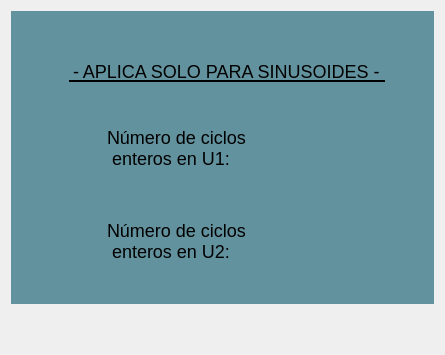
                <widget class="QWidget" name="tab_22">
                 <attribute name="title">
                  <string>Número de ciclos</string>
                 </attribute>
                 <layout class="QGridLayout" name="gridLayout_14">
                  <item row="0" column="0">
                   <widget class="QFrame" name="frame_14">
                    <property name="minimumSize">
                     <size>
                      <width>0</width>
                      <height>175</height>
                     </size>
                    </property>
                    <property name="styleSheet">
                     <string notr="true">QFrame{
	background-color: rgb(98, 146, 158);
	border: none;
}</string>
                    </property>
                    <property name="frameShape">
                     <enum>QFrame::StyledPanel</enum>
                    </property>
                    <property name="frameShadow">
                     <enum>QFrame::Raised</enum>
                    </property>
                    <layout class="QGridLayout" name="gridLayout_11">
                     <property name="topMargin">
                      <number>1</number>
                     </property>
                     <property name="bottomMargin">
                      <number>0</number>
                     </property>
                     <item row="1" column="0">
                      <widget class="QFrame" name="frame_40">
                       <property name="minimumSize">
                        <size>
                         <width>310</width>
                         <height>30</height>
                        </size>
                       </property>
                       <property name="maximumSize">
                        <size>
                         <width>16777215</width>
                         <height>30</height>
                        </size>
                       </property>
                       <property name="frameShape">
                        <enum>QFrame::StyledPanel</enum>
                       </property>
                       <property name="frameShadow">
                        <enum>QFrame::Raised</enum>
                       </property>
                       <layout class="QGridLayout" name="gridLayout_27">
                        <property name="topMargin">
                         <number>0</number>
                        </property>
                        <property name="rightMargin">
                         <number>0</number>
                        </property>
                        <property name="bottomMargin">
                         <number>0</number>
                        </property>
                        <item row="1" column="1">
                         <widget class="QLabel" name="label_101">
                          <property name="minimumSize">
                           <size>
                            <width>290</width>
                            <height>20</height>
                           </size>
                          </property>
                          <property name="maximumSize">
                           <size>
                            <width>16777215</width>
                            <height>20</height>
                           </size>
                          </property>
                          <property name="styleSheet">
                           <string notr="true">QLabel{
qproperty-alignment: AlignCenter;
font-size: 18px;
border: none;
border-bottom: 2px solid black;
background-color: transparent;
}</string>
                          </property>
                          <property name="text">
                           <string>- APLICA SOLO PARA SINUSOIDES -</string>
                          </property>
                         </widget>
                        </item>
                        <item row="1" column="2">
                         <spacer name="horizontalSpacer_15">
                          <property name="orientation">
                           <enum>Qt::Horizontal</enum>
                          </property>
                          <property name="sizeHint" stdset="0">
                           <size>
                            <width>40</width>
                            <height>20</height>
                           </size>
                          </property>
                         </spacer>
                        </item>
                        <item row="0" column="1">
                         <spacer name="verticalSpacer_4">
                          <property name="orientation">
                           <enum>Qt::Vertical</enum>
                          </property>
                          <property name="sizeHint" stdset="0">
                           <size>
                            <width>20</width>
                            <height>40</height>
                           </size>
                          </property>
                         </spacer>
                        </item>
                        <item row="1" column="0">
                         <spacer name="horizontalSpacer_14">
                          <property name="orientation">
                           <enum>Qt::Horizontal</enum>
                          </property>
                          <property name="sizeHint" stdset="0">
                           <size>
                            <width>40</width>
                            <height>20</height>
                           </size>
                          </property>
                         </spacer>
                        </item>
                       </layout>
                      </widget>
                     </item>
                     <item row="5" column="0">
                      <widget class="QFrame" name="frame_44">
                       <property name="minimumSize">
                        <size>
                         <width>300</width>
                         <height>45</height>
                        </size>
                       </property>
                       <property name="maximumSize">
                        <size>
                         <width>16777215</width>
                         <height>45</height>
                        </size>
                       </property>
                       <property name="frameShape">
                        <enum>QFrame::StyledPanel</enum>
                       </property>
                       <property name="frameShadow">
                        <enum>QFrame::Raised</enum>
                       </property>
                       <layout class="QGridLayout" name="gridLayout_20">
                        <property name="topMargin">
                         <number>0</number>
                        </property>
                        <property name="bottomMargin">
                         <number>0</number>
                        </property>
                        <item row="0" column="3">
                         <spacer name="horizontalSpacer_13">
                          <property name="orientation">
                           <enum>Qt::Horizontal</enum>
                          </property>
                          <property name="sizeHint" stdset="0">
                           <size>
                            <width>40</width>
                            <height>20</height>
                           </size>
                          </property>
                         </spacer>
                        </item>
                        <item row="0" column="0">
                         <spacer name="horizontalSpacer_12">
                          <property name="orientation">
                           <enum>Qt::Horizontal</enum>
                          </property>
                          <property name="sizeHint" stdset="0">
                           <size>
                            <width>40</width>
                            <height>20</height>
                           </size>
                          </property>
                         </spacer>
                        </item>
                        <item row="0" column="2">
                         <widget class="QFrame" name="frame_51">
                          <property name="minimumSize">
                           <size>
                            <width>75</width>
                            <height>40</height>
                           </size>
                          </property>
                          <property name="maximumSize">
                           <size>
                            <width>75</width>
                            <height>40</height>
                           </size>
                          </property>
                          <property name="frameShape">
                           <enum>QFrame::StyledPanel</enum>
                          </property>
                          <property name="frameShadow">
                           <enum>QFrame::Raised</enum>
                          </property>
                          <layout class="QHBoxLayout" name="horizontalLayout_4">
                           <property name="spacing">
                            <number>0</number>
                           </property>
                           <property name="leftMargin">
                            <number>0</number>
                           </property>
                           <property name="topMargin">
                            <number>0</number>
                           </property>
                           <property name="rightMargin">
                            <number>0</number>
                           </property>
                           <property name="bottomMargin">
                            <number>0</number>
                           </property>
                           <item>
                            <widget class="QLabel" name="NumCiclosS2">
                             <property name="minimumSize">
                              <size>
                               <width>40</width>
                               <height>40</height>
                              </size>
                             </property>
                             <property name="maximumSize">
                              <size>
                               <width>40</width>
                               <height>40</height>
                              </size>
                             </property>
                             <property name="styleSheet">
                              <string notr="true">QLabel{
border: none;
}</string>
                             </property>
                             <property name="text">
                              <string/>
                             </property>
                             <property name="pixmap">
                              <pixmap>../GUI Tesis/Empty.png</pixmap>
                             </property>
                             <property name="scaledContents">
                              <bool>true</bool>
                             </property>
                            </widget>
                           </item>
                          </layout>
                         </widget>
                        </item>
                        <item row="0" column="1">
                         <widget class="QFrame" name="frame_50">
                          <property name="minimumSize">
                           <size>
                            <width>150</width>
                            <height>40</height>
                           </size>
                          </property>
                          <property name="maximumSize">
                           <size>
                            <width>150</width>
                            <height>40</height>
                           </size>
                          </property>
                          <property name="frameShape">
                           <enum>QFrame::StyledPanel</enum>
                          </property>
                          <property name="frameShadow">
                           <enum>QFrame::Raised</enum>
                          </property>
                          <widget class="QLabel" name="label_106">
                           <property name="geometry">
                            <rect>
                             <x>0</x>
                             <y>0</y>
                             <width>140</width>
                             <height>40</height>
                            </rect>
                           </property>
                           <property name="minimumSize">
                            <size>
                             <width>140</width>
                             <height>40</height>
                            </size>
                           </property>
                           <property name="maximumSize">
                            <size>
                             <width>120</width>
                             <height>40</height>
                            </size>
                           </property>
                           <property name="styleSheet">
                            <string notr="true">QLabel{
qproperty-alignment: AlignCenter;
font-size: 18px;
border: none;
background-color: transparent
}</string>
                           </property>
                           <property name="text">
                            <string>Número de ciclos 
 enteros en U2: </string>
                           </property>
                          </widget>
                         </widget>
                        </item>
                       </layout>
                      </widget>
                     </item>
                     <item row="3" column="0">
                      <widget class="QFrame" name="frame_43">
                       <property name="minimumSize">
                        <size>
                         <width>300</width>
                         <height>45</height>
                        </size>
                       </property>
                       <property name="maximumSize">
                        <size>
                         <width>16777215</width>
                         <height>45</height>
                        </size>
                       </property>
                       <property name="frameShape">
                        <enum>QFrame::StyledPanel</enum>
                       </property>
                       <property name="frameShadow">
                        <enum>QFrame::Raised</enum>
                       </property>
                       <layout class="QGridLayout" name="gridLayout_10">
                        <property name="topMargin">
                         <number>0</number>
                        </property>
                        <property name="bottomMargin">
                         <number>0</number>
                        </property>
                        <item row="0" column="0">
                         <spacer name="horizontalSpacer">
                          <property name="orientation">
                           <enum>Qt::Horizontal</enum>
                          </property>
                          <property name="sizeHint" stdset="0">
                           <size>
                            <width>40</width>
                            <height>20</height>
                           </size>
                          </property>
                         </spacer>
                        </item>
                        <item row="1" column="1">
                         <spacer name="verticalSpacer_10">
                          <property name="orientation">
                           <enum>Qt::Vertical</enum>
                          </property>
                          <property name="sizeHint" stdset="0">
                           <size>
                            <width>20</width>
                            <height>40</height>
                           </size>
                          </property>
                         </spacer>
                        </item>
                        <item row="0" column="3">
                         <spacer name="horizontalSpacer_6">
                          <property name="orientation">
                           <enum>Qt::Horizontal</enum>
                          </property>
                          <property name="sizeHint" stdset="0">
                           <size>
                            <width>40</width>
                            <height>20</height>
                           </size>
                          </property>
                         </spacer>
                        </item>
                        <item row="0" column="2">
                         <widget class="QFrame" name="frame_42">
                          <property name="minimumSize">
                           <size>
                            <width>75</width>
                            <height>40</height>
                           </size>
                          </property>
                          <property name="maximumSize">
                           <size>
                            <width>75</width>
                            <height>40</height>
                           </size>
                          </property>
                          <property name="frameShape">
                           <enum>QFrame::StyledPanel</enum>
                          </property>
                          <property name="frameShadow">
                           <enum>QFrame::Raised</enum>
                          </property>
                          <layout class="QHBoxLayout" name="horizontalLayout_2">
                           <property name="spacing">
                            <number>0</number>
                           </property>
                           <property name="leftMargin">
                            <number>0</number>
                           </property>
                           <property name="topMargin">
                            <number>0</number>
                           </property>
                           <property name="rightMargin">
                            <number>0</number>
                           </property>
                           <property name="bottomMargin">
                            <number>0</number>
                           </property>
                           <item>
                            <widget class="QLabel" name="NumCiclosS1">
                             <property name="minimumSize">
                              <size>
                               <width>40</width>
                               <height>40</height>
                              </size>
                             </property>
                             <property name="maximumSize">
                              <size>
                               <width>40</width>
                               <height>40</height>
                              </size>
                             </property>
                             <property name="styleSheet">
                              <string notr="true">QLabel{
border: none;
}</string>
                             </property>
                             <property name="text">
                              <string/>
                             </property>
                             <property name="pixmap">
                              <pixmap>../GUI Tesis/Empty.png</pixmap>
                             </property>
                             <property name="scaledContents">
                              <bool>true</bool>
                             </property>
                             <property name="alignment">
                              <set>Qt::AlignCenter</set>
                             </property>
                            </widget>
                           </item>
                          </layout>
                         </widget>
                        </item>
                        <item row="0" column="1">
                         <widget class="QFrame" name="frame_41">
                          <property name="minimumSize">
                           <size>
                            <width>150</width>
                            <height>40</height>
                           </size>
                          </property>
                          <property name="maximumSize">
                           <size>
                            <width>150</width>
                            <height>40</height>
                           </size>
                          </property>
                          <property name="frameShape">
                           <enum>QFrame::StyledPanel</enum>
                          </property>
                          <property name="frameShadow">
                           <enum>QFrame::Raised</enum>
                          </property>
                          <widget class="QLabel" name="label_102">
                           <property name="geometry">
                            <rect>
                             <x>0</x>
                             <y>0</y>
                             <width>140</width>
                             <height>40</height>
                            </rect>
                           </property>
                           <property name="minimumSize">
                            <size>
                             <width>140</width>
                             <height>40</height>
                            </size>
                           </property>
                           <property name="maximumSize">
                            <size>
                             <width>120</width>
                             <height>40</height>
                            </size>
                           </property>
                           <property name="styleSheet">
                            <string notr="true">QLabel{
qproperty-alignment: AlignCenter;
font-size: 18px;
border: none;
background-color: transparent
}</string>
                           </property>
                           <property name="text">
                            <string>Número de ciclos 
 enteros en U1: </string>
                           </property>
                          </widget>
                         </widget>
                        </item>
                       </layout>
                      </widget>
                     </item>
                     <item row="0" column="0">
                      <spacer name="verticalSpacer_14">
                       <property name="orientation">
                        <enum>Qt::Vertical</enum>
                       </property>
                       <property name="sizeHint" stdset="0">
                        <size>
                         <width>20</width>
                         <height>40</height>
                        </size>
                       </property>
                      </spacer>
                     </item>
                     <item row="6" column="0">
                      <spacer name="verticalSpacer_5">
                       <property name="orientation">
                        <enum>Qt::Vertical</enum>
                       </property>
                       <property name="sizeHint" stdset="0">
                        <size>
                         <width>20</width>
                         <height>40</height>
                        </size>
                       </property>
                      </spacer>
                     </item>
                     <item row="2" column="0">
                      <spacer name="verticalSpacer_15">
                       <property name="orientation">
                        <enum>Qt::Vertical</enum>
                       </property>
                       <property name="sizeHint" stdset="0">
                        <size>
                         <width>20</width>
                         <height>40</height>
                        </size>
                       </property>
                      </spacer>
                     </item>
                     <item row="4" column="0">
                      <spacer name="verticalSpacer_20">
                       <property name="orientation">
                        <enum>Qt::Vertical</enum>
                       </property>
                       <property name="sizeHint" stdset="0">
                        <size>
                         <width>20</width>
                         <height>40</height>
                        </size>
                       </property>
                      </spacer>
                     </item>
                    </layout>
                   </widget>
                  </item>
                  <item row="1" column="0">
                   <spacer name="verticalSpacer_21">
                    <property name="orientation">
                     <enum>Qt::Vertical</enum>
                    </property>
                    <property name="sizeHint" stdset="0">
                     <size>
                      <width>20</width>
                      <height>40</height>
                     </size>
                    </property>
                   </spacer>
                  </item>
                 </layout>
                </widget>
